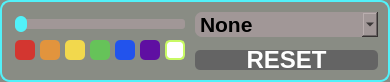
   <widget class="QGroupBox" name="VerticesSettings">
    <property name="geometry">
     <rect>
      <x>1040</x>
      <y>112</y>
      <width>390</width>
      <height>82</height>
     </rect>
    </property>
    <property name="styleSheet">
     <string notr="true">QGroupBox {
    background-color: rgb(137, 140, 132);
    border-radius: 10px;
    border: 2px solid rgb(81, 241, 249); 
    padding: 0 10px;
}</string>
    </property>
    <property name="title">
     <string/>
    </property>
    <widget class="QComboBox" name="vertices_type">
     <property name="geometry">
      <rect>
       <x>195</x>
       <y>12</y>
       <width>183</width>
       <height>25</height>
      </rect>
     </property>
     <property name="sizePolicy">
      <sizepolicy hsizetype="Maximum" vsizetype="Maximum">
       <horstretch>0</horstretch>
       <verstretch>0</verstretch>
      </sizepolicy>
     </property>
     <property name="maximumSize">
      <size>
       <width>190</width>
       <height>65</height>
      </size>
     </property>
     <property name="font">
      <font>
       <pointsize>16</pointsize>
       <bold>true</bold>
      </font>
     </property>
     <property name="focusPolicy">
      <enum>Qt::ClickFocus</enum>
     </property>
     <property name="layoutDirection">
      <enum>Qt::LeftToRight</enum>
     </property>
     <property name="styleSheet">
      <string notr="true">QComboBox {
    background-color: rgb(161, 151, 151);
    border-radius: 7px; 
    text-align: center;
}

QComboBox::view {
    background-color: qlineargradient(spread:pad, x1:0.5, y1:0, x2:0.5, y2:1, stop:0 rgba(211, 211, 211, 255), stop:1 rgba(255, 255, 255, 255));
    border-radius: 6px; 
}</string>
     </property>
     <property name="insertPolicy">
      <enum>QComboBox::InsertAtTop</enum>
     </property>
     <property name="sizeAdjustPolicy">
      <enum>QComboBox::AdjustToMinimumContentsLengthWithIcon</enum>
     </property>
     <item>
      <property name="text">
       <string>None</string>
      </property>
     </item>
     <item>
      <property name="text">
       <string>Circle</string>
      </property>
     </item>
     <item>
      <property name="text">
       <string>Square</string>
      </property>
     </item>
    </widget>
    <widget class="QSlider" name="vertices_thickness">
     <property name="geometry">
      <rect>
       <x>10</x>
       <y>12</y>
       <width>180</width>
       <height>25</height>
      </rect>
     </property>
     <property name="styleSheet">
      <string notr="true">QSlider {
    background-color: rgba(161, 151, 151,0);
}

QSlider::groove:horizontal {
    background-color: rgb(161, 151, 151);
    height: 10px;
    border-radius: 3px;
    margin: 0 5px; /* Добавляем отступы с левой и правой стороны */
}

QSlider::handle:horizontal {
    background-color: rgb(81, 241, 249);
    width: 12px;
    height: 12px;
    margin: -3px 0;
    border-radius: 6px;
}
</string>
     </property>
     <property name="minimum">
      <number>5</number>
     </property>
     <property name="maximum">
      <number>50</number>
     </property>
     <property name="value">
      <number>5</number>
     </property>
     <property name="sliderPosition">
      <number>5</number>
     </property>
     <property name="tracking">
      <bool>true</bool>
     </property>
     <property name="orientation">
      <enum>Qt::Horizontal</enum>
     </property>
     <property name="invertedAppearance">
      <bool>false</bool>
     </property>
     <property name="invertedControls">
      <bool>false</bool>
     </property>
    </widget>
    <widget class="QPushButton" name="vertices_red">
     <property name="geometry">
      <rect>
       <x>15</x>
       <y>40</y>
       <width>20</width>
       <height>20</height>
      </rect>
     </property>
     <property name="font">
      <font>
       <family>.AppleSystemUIFont</family>
       <pointsize>20</pointsize>
       <bold>true</bold>
      </font>
     </property>
     <property name="styleSheet">
      <string notr="true">background-color: rgb(211, 54, 48);border-radius: 5px;</string>
     </property>
     <property name="text">
      <string/>
     </property>
    </widget>
    <widget class="QPushButton" name="vertices_orange">
     <property name="geometry">
      <rect>
       <x>40</x>
       <y>40</y>
       <width>20</width>
       <height>20</height>
      </rect>
     </property>
     <property name="font">
      <font>
       <family>.AppleSystemUIFont</family>
       <pointsize>20</pointsize>
       <bold>true</bold>
      </font>
     </property>
     <property name="styleSheet">
      <string notr="true">background-color:rgb(226, 148, 61);border-radius: 5px;</string>
     </property>
     <property name="text">
      <string/>
     </property>
    </widget>
    <widget class="QPushButton" name="vertices_yellow">
     <property name="geometry">
      <rect>
       <x>65</x>
       <y>40</y>
       <width>20</width>
       <height>20</height>
      </rect>
     </property>
     <property name="font">
      <font>
       <family>.AppleSystemUIFont</family>
       <pointsize>20</pointsize>
       <bold>true</bold>
      </font>
     </property>
     <property name="styleSheet">
      <string notr="true">background-color: rgb(242, 216, 77);border-radius: 5px;
</string>
     </property>
     <property name="text">
      <string/>
     </property>
    </widget>
    <widget class="QPushButton" name="vertices_green">
     <property name="geometry">
      <rect>
       <x>90</x>
       <y>40</y>
       <width>20</width>
       <height>20</height>
      </rect>
     </property>
     <property name="font">
      <font>
       <family>.AppleSystemUIFont</family>
       <pointsize>20</pointsize>
       <bold>true</bold>
      </font>
     </property>
     <property name="styleSheet">
      <string notr="true">background-color: rgb(102, 195, 89);border-radius: 5px;</string>
     </property>
     <property name="text">
      <string/>
     </property>
    </widget>
    <widget class="QPushButton" name="vertices_white">
     <property name="geometry">
      <rect>
       <x>165</x>
       <y>40</y>
       <width>20</width>
       <height>20</height>
      </rect>
     </property>
     <property name="font">
      <font>
       <family>.AppleSystemUIFont</family>
       <pointsize>20</pointsize>
       <bold>true</bold>
      </font>
     </property>
     <property name="styleSheet">
      <string notr="true">background-color: rgb(255, 255, 255);border-radius: 5px;border:2px solid rgb(200, 249, 100);</string>
     </property>
     <property name="text">
      <string/>
     </property>
    </widget>
    <widget class="QPushButton" name="vertices_reset">
     <property name="geometry">
      <rect>
       <x>195</x>
       <y>50</y>
       <width>183</width>
       <height>20</height>
      </rect>
     </property>
     <property name="font">
      <font>
       <family>.AppleSystemUIFont</family>
       <pointsize>18</pointsize>
       <bold>true</bold>
      </font>
     </property>
     <property name="styleSheet">
      <string notr="true">QPushButton {
    background-color: rgb(100, 100, 100);
border-radius: 5px;
color: white;
}

QPushButton:pressed {
    background-color: rgb(50, 50, 50);
border-radius: 5px;
color: white;
}</string>
     </property>
     <property name="text">
      <string>RESET</string>
     </property>
    </widget>
    <widget class="QPushButton" name="vertices_blue">
     <property name="geometry">
      <rect>
       <x>115</x>
       <y>40</y>
       <width>20</width>
       <height>20</height>
      </rect>
     </property>
     <property name="font">
      <font>
       <family>.AppleSystemUIFont</family>
       <pointsize>20</pointsize>
       <bold>true</bold>
      </font>
     </property>
     <property name="styleSheet">
      <string notr="true">background-color:rgb(34, 83, 237);border-radius: 5px;</string>
     </property>
     <property name="text">
      <string/>
     </property>
    </widget>
    <widget class="QPushButton" name="vertices_purple">
     <property name="geometry">
      <rect>
       <x>140</x>
       <y>40</y>
       <width>20</width>
       <height>20</height>
      </rect>
     </property>
     <property name="font">
      <font>
       <family>.AppleSystemUIFont</family>
       <pointsize>20</pointsize>
       <bold>true</bold>
      </font>
     </property>
     <property name="styleSheet">
      <string notr="true">background-color: rgb(95, 15, 162);border-radius: 5px;</string>
     </property>
     <property name="text">
      <string/>
     </property>
    </widget>
   </widget>
